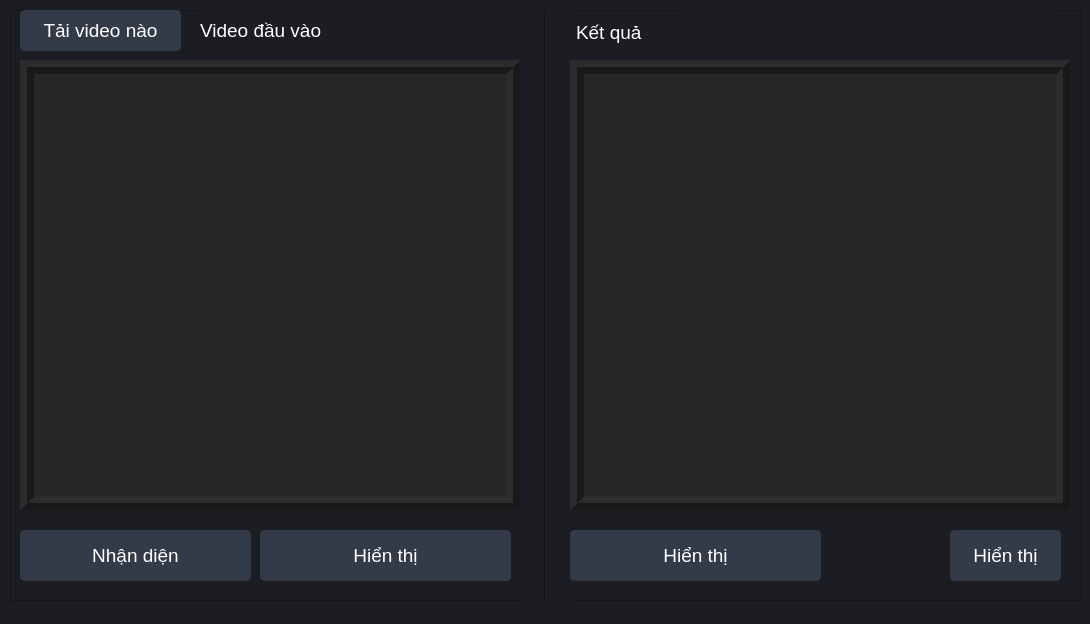
<?xml version="1.0" encoding="UTF-8"?>
<ui version="4.0">
 <class>MainWindow</class>
 <widget class="QMainWindow" name="MainWindow">
  <property name="geometry">
   <rect>
    <x>0</x>
    <y>0</y>
    <width>1090</width>
    <height>624</height>
   </rect>
  </property>
  <property name="windowTitle">
   <string>MainWindow</string>
  </property>
  <property name="styleSheet">
   <string notr="true">background-color: rgb(27, 29, 35); color:white</string>
  </property>
  <widget class="QWidget" name="centralwidget">
   <widget class="QFrame" name="frame">
    <property name="geometry">
     <rect>
      <x>10</x>
      <y>10</y>
      <width>1071</width>
      <height>591</height>
     </rect>
    </property>
    <property name="font">
     <font>
      <pointsize>14</pointsize>
     </font>
    </property>
    <property name="frameShape">
     <enum>QFrame::StyledPanel</enum>
    </property>
    <property name="frameShadow">
     <enum>QFrame::Raised</enum>
    </property>
    <widget class="QPushButton" name="btnHienThi">
     <property name="geometry">
      <rect>
       <x>940</x>
       <y>520</y>
       <width>111</width>
       <height>51</height>
      </rect>
     </property>
     <property name="font">
      <font>
       <pointsize>14</pointsize>
      </font>
     </property>
     <property name="styleSheet">
      <string notr="true">QPushButton {
	border: 2px solid rgb(52, 59, 72);
	border-radius: 5px;	
	background-color: rgb(52, 59, 72);
}
QPushButton:hover {
	background-color: rgb(57, 65, 80);
	border: 2px solid rgb(61, 70, 86);
}
QPushButton:pressed {	
	background-color: rgb(35, 40, 49);
	border: 2px solid rgb(43, 50, 61);
}</string>
     </property>
     <property name="text">
      <string>Hiển thị</string>
     </property>
    </widget>
    <widget class="Line" name="line">
     <property name="geometry">
      <rect>
       <x>510</x>
       <y>0</y>
       <width>51</width>
       <height>591</height>
      </rect>
     </property>
     <property name="orientation">
      <enum>Qt::Vertical</enum>
     </property>
    </widget>
    <widget class="QLabel" name="videoChuaDetect">
     <property name="geometry">
      <rect>
       <x>10</x>
       <y>50</y>
       <width>500</width>
       <height>450</height>
      </rect>
     </property>
     <property name="styleSheet">
      <string notr="true">QLabel{
	background: rgb(38, 38, 38)
}</string>
     </property>
     <property name="frameShape">
      <enum>QFrame::Box</enum>
     </property>
     <property name="frameShadow">
      <enum>QFrame::Raised</enum>
     </property>
     <property name="lineWidth">
      <number>7</number>
     </property>
     <property name="text">
      <string/>
     </property>
    </widget>
    <widget class="QPushButton" name="btnDetectVideo">
     <property name="geometry">
      <rect>
       <x>10</x>
       <y>520</y>
       <width>231</width>
       <height>51</height>
      </rect>
     </property>
     <property name="font">
      <font>
       <pointsize>14</pointsize>
      </font>
     </property>
     <property name="styleSheet">
      <string notr="true">QPushButton {
	border: 2px solid rgb(52, 59, 72);
	border-radius: 5px;	
	background-color: rgb(52, 59, 72);
}
QPushButton:hover {
	background-color: rgb(57, 65, 80);
	border: 2px solid rgb(61, 70, 86);
}
QPushButton:pressed {	
	background-color: rgb(35, 40, 49);
	border: 2px solid rgb(43, 50, 61);
}</string>
     </property>
     <property name="text">
      <string>Nhận diện</string>
     </property>
    </widget>
    <widget class="QLabel" name="videoDaDetect">
     <property name="geometry">
      <rect>
       <x>560</x>
       <y>50</y>
       <width>500</width>
       <height>450</height>
      </rect>
     </property>
     <property name="styleSheet">
      <string notr="true">QLabel{
	background: rgb(38, 38, 38)
}</string>
     </property>
     <property name="frameShape">
      <enum>QFrame::Box</enum>
     </property>
     <property name="frameShadow">
      <enum>QFrame::Raised</enum>
     </property>
     <property name="lineWidth">
      <number>7</number>
     </property>
     <property name="text">
      <string/>
     </property>
    </widget>
    <widget class="QPushButton" name="btnTaiVideo">
     <property name="geometry">
      <rect>
       <x>10</x>
       <y>0</y>
       <width>161</width>
       <height>41</height>
      </rect>
     </property>
     <property name="font">
      <font>
       <pointsize>14</pointsize>
      </font>
     </property>
     <property name="styleSheet">
      <string notr="true">QPushButton {
	border: 2px solid rgb(52, 59, 72);
	border-radius: 5px;	
	background-color: rgb(52, 59, 72);
}
QPushButton:hover {
	background-color: rgb(57, 65, 80);
	border: 2px solid rgb(61, 70, 86);
}
QPushButton:pressed {	
	background-color: rgb(35, 40, 49);
	border: 2px solid rgb(43, 50, 61);
}</string>
     </property>
     <property name="text">
      <string>Tải video nào</string>
     </property>
    </widget>
    <widget class="QLabel" name="lbKetQuaVideo">
     <property name="geometry">
      <rect>
       <x>566</x>
       <y>2</y>
       <width>101</width>
       <height>41</height>
      </rect>
     </property>
     <property name="font">
      <font>
       <pointsize>14</pointsize>
      </font>
     </property>
     <property name="text">
      <string>Kết quả</string>
     </property>
    </widget>
    <widget class="QLabel" name="lbVideoInput">
     <property name="geometry">
      <rect>
       <x>190</x>
       <y>0</y>
       <width>321</width>
       <height>41</height>
      </rect>
     </property>
     <property name="font">
      <font>
       <pointsize>14</pointsize>
      </font>
     </property>
     <property name="text">
      <string>Video đầu vào</string>
     </property>
    </widget>
    <widget class="QLabel" name="lbThoiGianVideo">
     <property name="geometry">
      <rect>
       <x>670</x>
       <y>0</y>
       <width>371</width>
       <height>41</height>
      </rect>
     </property>
     <property name="font">
      <font>
       <pointsize>14</pointsize>
      </font>
     </property>
     <property name="text">
      <string/>
     </property>
    </widget>
    <widget class="QPushButton" name="btnHienThiInputVideo">
     <property name="geometry">
      <rect>
       <x>250</x>
       <y>520</y>
       <width>251</width>
       <height>51</height>
      </rect>
     </property>
     <property name="font">
      <font>
       <pointsize>14</pointsize>
      </font>
     </property>
     <property name="styleSheet">
      <string notr="true">QPushButton {
	border: 2px solid rgb(52, 59, 72);
	border-radius: 5px;	
	background-color: rgb(52, 59, 72);
}
QPushButton:hover {
	background-color: rgb(57, 65, 80);
	border: 2px solid rgb(61, 70, 86);
}
QPushButton:pressed {	
	background-color: rgb(35, 40, 49);
	border: 2px solid rgb(43, 50, 61);
}</string>
     </property>
     <property name="text">
      <string>Hiển thị</string>
     </property>
    </widget>
    <widget class="QPushButton" name="btnHienThiOutputVideo">
     <property name="geometry">
      <rect>
       <x>560</x>
       <y>520</y>
       <width>251</width>
       <height>51</height>
      </rect>
     </property>
     <property name="font">
      <font>
       <pointsize>14</pointsize>
      </font>
     </property>
     <property name="styleSheet">
      <string notr="true">QPushButton {
	border: 2px solid rgb(52, 59, 72);
	border-radius: 5px;	
	background-color: rgb(52, 59, 72);
}
QPushButton:hover {
	background-color: rgb(57, 65, 80);
	border: 2px solid rgb(61, 70, 86);
}
QPushButton:pressed {	
	background-color: rgb(35, 40, 49);
	border: 2px solid rgb(43, 50, 61);
}</string>
     </property>
     <property name="text">
      <string>Hiển thị</string>
     </property>
    </widget>
   </widget>
  </widget>
  <widget class="QStatusBar" name="statusbar"/>
 </widget>
 <resources/>
 <connections/>
</ui>
